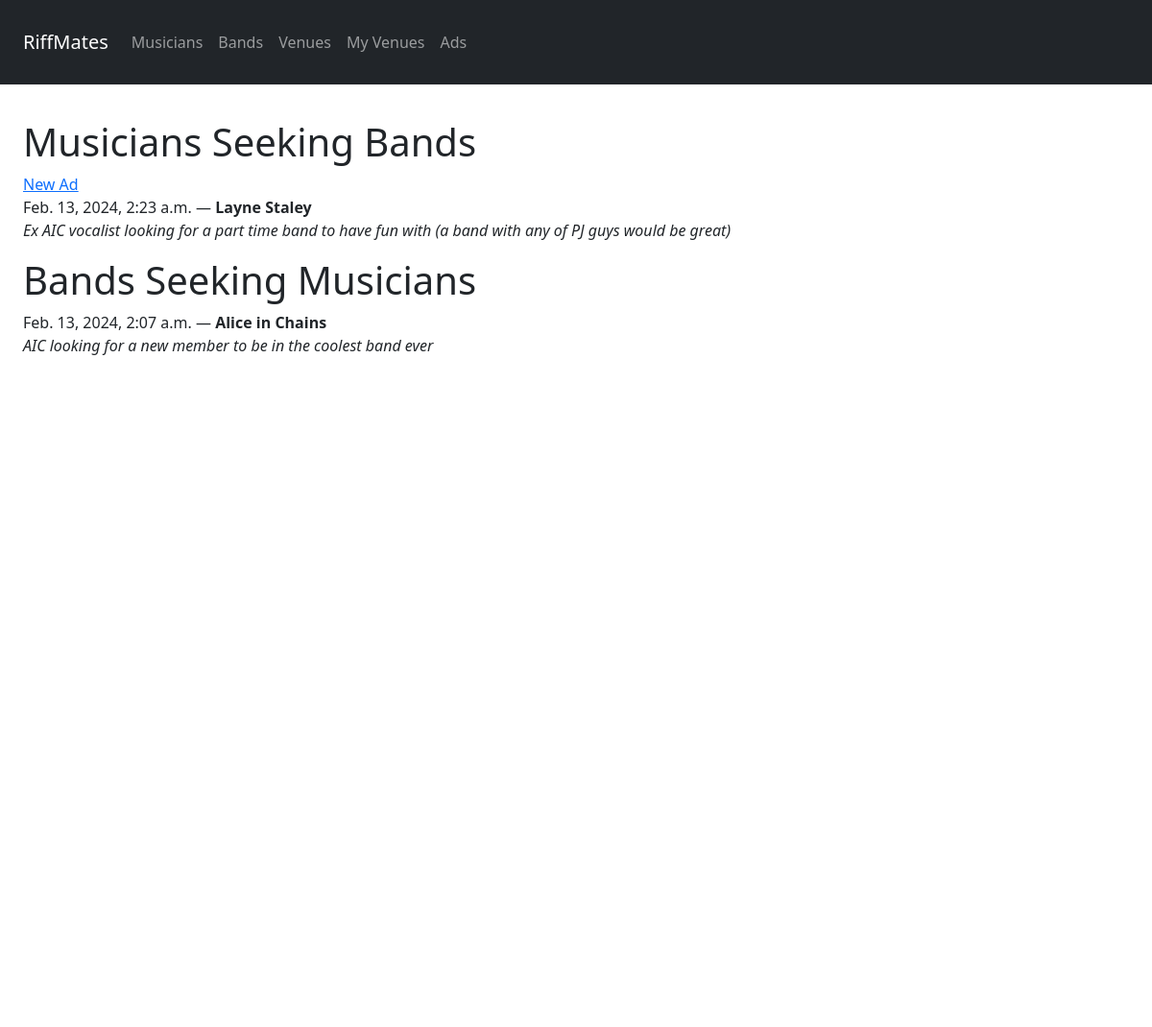
The app's page /content/ads/ (upper part), older data.
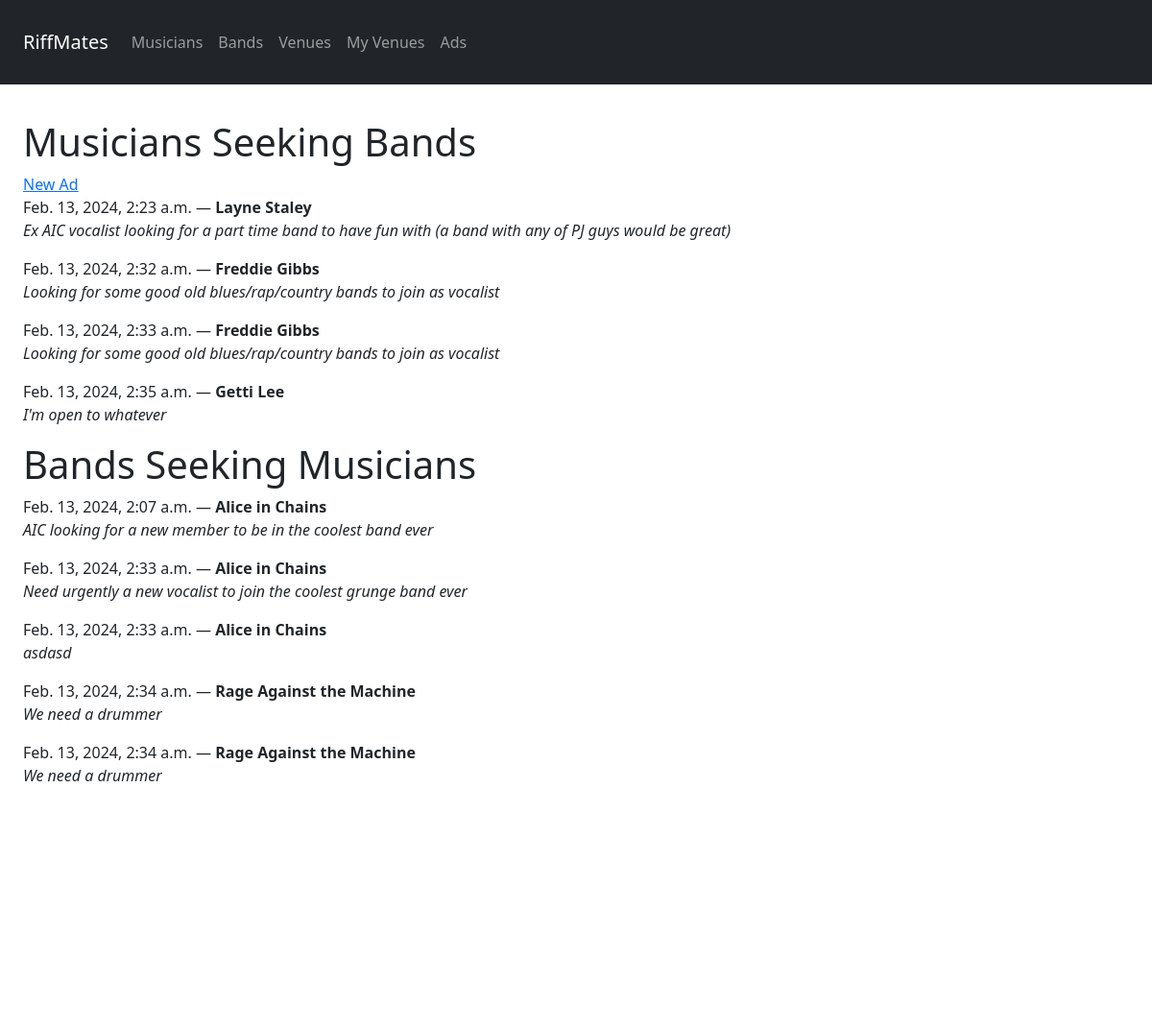
The same page, newer data.
### content/models.py (models this page shows, shortened)
class SeekingAd(models.Model):
    musician = models.ForeignKey(Musician, on_delete=models.SET_NULL, blank=True, null=True, help_text="Fill in if you are a musician seeking a band")
    band = models.ForeignKey(Band, on_delete=models.SET_NULL, blank=True, null=True, help_text="Fill in if you are a band seeking a musician")
    owner = models.ForeignKey(User, on_delete=models.CASCADE)
    seeking = models.CharField(max_length=1, choices=SeekingChoice.choices, help_text="I'm seeking a..")
    content = models.TextField()
    date = models.DateTimeField(auto_now=True)
    content = models.TextField()

### bands/models.py (models this page shows, shortened)
class Musician(models.Model):
    first_name = models.CharField(max_length=30)
    last_name = models.CharField(max_length=30)
    birth_date = models.DateField()

class Band(models.Model):
    name = models.CharField(max_length=100)
    musicians = models.ManyToManyField(Musician)

### content/views.py (the view)
# urls.py: path('ads/', views.list_ads, name="ads"),
def list_ads(request):
    data = {
        'seeking_musician':SeekingAd.objects.filter(
            seeking=SeekingChoice.MUSICIAN),
        'seeking_band':SeekingAd.objects.filter(
            seeking=SeekingChoice.BAND),
    }
    return render(request, "list_ads.html", data)

### templates/list_ads.html (shortened to what this page needs)
{% extends "base.html" %}
{% block content %}
<div class="m-4">
  <h1>Musicians Seeking Bands</h1><a href="{% url 'seeking_ad' %}">New Ad</a>
  {% for ad in seeking_band %}
  <p>
    {{ad.date}} &mdash;
    <strong>{{ad.musician.first_name}} {{ad.musician.last_name}}</strong>
    <br />
    <i>{{ad.content}}</i>
  </p>
  {% empty %}
  <p> <i>No ads at this time</i> </p>
  {% endfor %}
  <h1>Bands Seeking Musicians </h1>
  {% for ad in seeking_musician %}
  <p>
    {{ad.date}} &mdash; <strong>{{ad.band.name}}</strong>
    <br />
    <i>{{ad.content}}</i>
  </p>
  {% empty %}
  <p> <i>No ads at this time</i> </p>
  {% endfor %}
</div>
{% endblock content %}

### templates/base.html (shortened to what this page needs)
{% load static %}
<!doctype html>
<html lang="en">
<head>
  <link href="https://cdn.jsdelivr.net/npm/bootstrap@5.3.2/dist/css/bootstrap.min.css" rel="stylesheet">
  <link rel="stylesheet" type="text/css" href="{% static 'css/styles.css' %}">
</head>
<nav class="navbar navbar-expand-lg navbar navbar-dark bg-dark fixed-top p-4 mb-3">
  <a class="navbar-brand" href="#">RiffMates</a>
  <div class="collapse navbar-collapse" id="navbarSupportedContent">
    <ul class="navbar-nav mr-auto">
      <li class="nav-item active">
        <a class="nav-link" href="{% url 'musicians' %}">Musicians</a>
      </li>
      <li class="nav-item">
        <a class="nav-link" href="{% url 'bands' %}">Bands</a>
      </li>
      <li class="nav-item">
        <a class="nav-link" href="{% url 'venues' %}">Venues</a>
      </li>
      <li class="nav-item">
        <a class="nav-link" href="{% url 'my_venues_restricted' %}">My Venues</a>
      </li>
      <li class="nav-item">
        <a class="nav-link" href="{% url 'ads' %}">Ads</a>
      </li>
    </ul>
  </div>
</nav>
<body>
  {% block content %}
  {% endblock content %}
</body>
</html>

### static/css/styles.css (style rules this page uses)
body { height: 6000px; padding-top: 100px; padding-bottom: 300px; }

Row changes from the older to the newer data that the page shows:
added SeekingAd: date "Feb. 13, 2024, 2:32 a.m.", musician.first_name "Freddie", musician.last_name "Gibbs", content "Looking for some good old blues/rap/country bands to join as vocalist", shown under "Musicians Seeking Bands"
added SeekingAd: date "Feb. 13, 2024, 2:33 a.m.", musician.first_name "Freddie", musician.last_name "Gibbs", content "Looking for some good old blues/rap/country bands to join as vocalist", shown under "Musicians Seeking Bands"
added SeekingAd: date "Feb. 13, 2024, 2:35 a.m.", musician.first_name "Getti", musician.last_name "Lee", content "I'm open to whatever", shown under "Musicians Seeking Bands"
added SeekingAd: date "Feb. 13, 2024, 2:33 a.m.", band.name "Alice in Chains", content "Need urgently a new vocalist to join the coolest grunge band ever", shown under "Bands Seeking Musicians"
added SeekingAd: date "Feb. 13, 2024, 2:33 a.m.", band.name "Alice in Chains", content "asdasd", shown under "Bands Seeking Musicians"
added SeekingAd: date "Feb. 13, 2024, 2:34 a.m.", band.name "Rage Against the Machine", content "We need a drummer", shown under "Bands Seeking Musicians"
added SeekingAd: date "Feb. 13, 2024, 2:34 a.m.", band.name "Rage Against the Machine", content "We need a drummer", shown under "Bands Seeking Musicians"
